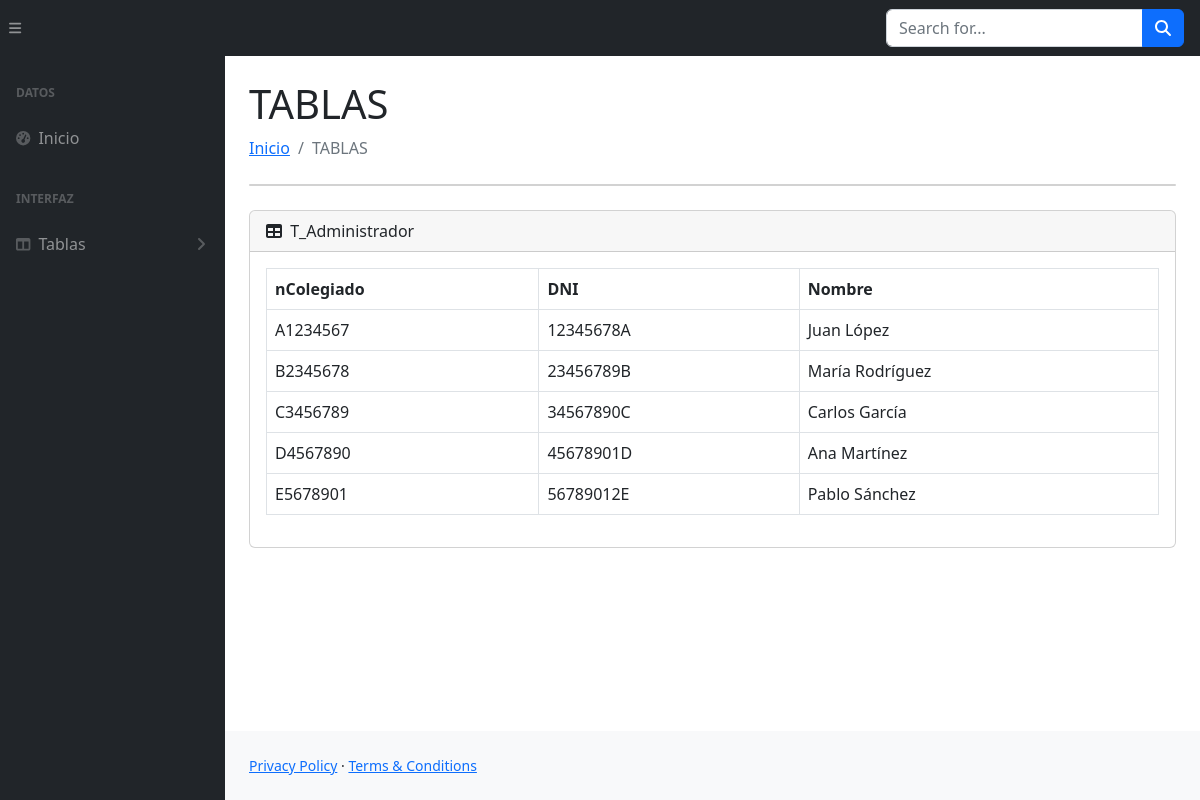
Page /T_Administrador.php on the committed database.
### tables this page shows
CREATE TABLE Administrador (
    nColegiado VARCHAR(8),  
    DNI VARCHAR(11),
    Nombre VARCHAR(50),
    PRIMARY KEY (nColegiado)
);

### T_Administrador.php (the view, shortened to what this page needs)
<?php
include("conexion.php");
?>
<!DOCTYPE html>
<html lang="en">
<head>
    <link href="css/styles.css" rel="stylesheet" />
    <link href="//cdn.datatables.net/2.0.8/css/dataTables.dataTables.min.css" rel="stylesheet" />
</head>
<body class="sb-nav-fixed">
    <nav class="sb-topnav navbar navbar-expand navbar-dark bg-dark">
        <button class="btn btn-link btn-sm order-1 order-lg-0 me-4 me-lg-0" id="sidebarToggle" href="#!"><i class="fas fa-bars"></i></button>
        <form class="d-none d-md-inline-block form-inline ms-auto me-0 me-md-3 my-2 my-md-0">
            <div class="input-group">
                <input class="form-control" type="text" placeholder="Search for..." aria-label="Search for..." aria-describedby="btnNavbarSearch" />
                <button class="btn btn-primary" id="btnNavbarSearch" type="button"><i class="fas fa-search"></i></button>
            </div>
        </form>
    </nav>
    <div id="layoutSidenav">
        <div id="layoutSidenav_nav">
            <nav class="sb-sidenav accordion sb-sidenav-dark" id="sidenavAccordion">
                <div class="sb-sidenav-menu">
                    <div class="nav">
                        <div class="sb-sidenav-menu-heading">Datos</div>
                        <a class="nav-link" href="index.php">
                            <div class="sb-nav-link-icon"><i class="fas fa-tachometer-alt"></i></div>
                            Inicio
                        </a>
                        <div class="sb-sidenav-menu-heading">Interfaz</div>
                        <a class="nav-link collapsed" href="#" data-bs-toggle="collapse" data-bs-target="#collapseLayouts" aria-expanded="false" aria-controls="collapseLayouts">
                            <div class="sb-nav-link-icon"><i class="fas fa-columns"></i></div>
                            Tablas
                            <div class="sb-sidenav-collapse-arrow"><i class="fas fa-angle-down"></i></div>
                        </a>
                    </div>
                </div>
            </nav>
        </div>
        <div id="layoutSidenav_content">
            <main>
                <div class="container-fluid px-4">
                    <h1 class="mt-4">TABLAS</h1>
                    <ol class="breadcrumb mb-4">
                        <li class="breadcrumb-item"><a href="index.php">Inicio</a></li>
                        <li class="breadcrumb-item active">TABLAS</li>
                    </ol>
                    <div class="card mb-4">
                    </div>
                    <div class="card mb-4">
                        <div class="card-header">
                            <i class="fas fa-table me-1"></i>
                            T_Administrador
                        </div>
                        <div class="card-body">
                            <table class="table table-bordered" id="datatablesSimple">
                                <thead>
                                    <tr>
                                        <th scope="col">nColegiado</th>
                                        <th scope="col">DNI</th>
                                        <th scope="col">Nombre</th>
                                    </tr>
                                </thead>
                                <tbody>
                                    <?php
                                    $sql = $Conexion->query("SELECT * FROM administrador;");
                                    $Fila = $sql->fetch_all(MYSQLI_ASSOC);
                                    foreach ($Fila as $dato) {
                                    ?>
                                        <tr>
                                            <td><?php echo $dato['nColegiado'] ?> </td>
                                            <td><?php echo $dato['DNI'] ?> </td>
                                            <td><?php echo $dato['Nombre'] ?> </td>
                                        </tr>
                                    <?php
                                    }
                                    ?>
                                </tbody>
                            </table>
                        </div>
                    </div>
                </div>
            </main>
            <footer class="py-4 bg-light mt-auto">
                <div class="container-fluid px-4">
                    <div class="d-flex align-items-center justify-content-between small">
                        <div>
                            <a href="#">Privacy Policy</a>
                            &middot;
                            <a href="#">Terms &amp; Conditions</a>
                        </div>
                    </div>
                </div>
            </footer>
        </div>
    </div>
</body>
</html>

### rows in the picture
administrador: nColegiado "A1234567", DNI "12345678A", Nombre "Juan López"
administrador: nColegiado "B2345678", DNI "23456789B", Nombre "María Rodríguez"
administrador: nColegiado "C3456789", DNI "34567890C", Nombre "Carlos García"
administrador: nColegiado "D4567890", DNI "45678901D", Nombre "Ana Martínez"
administrador: nColegiado "E5678901", DNI "56789012E", Nombre "Pablo Sánchez"
